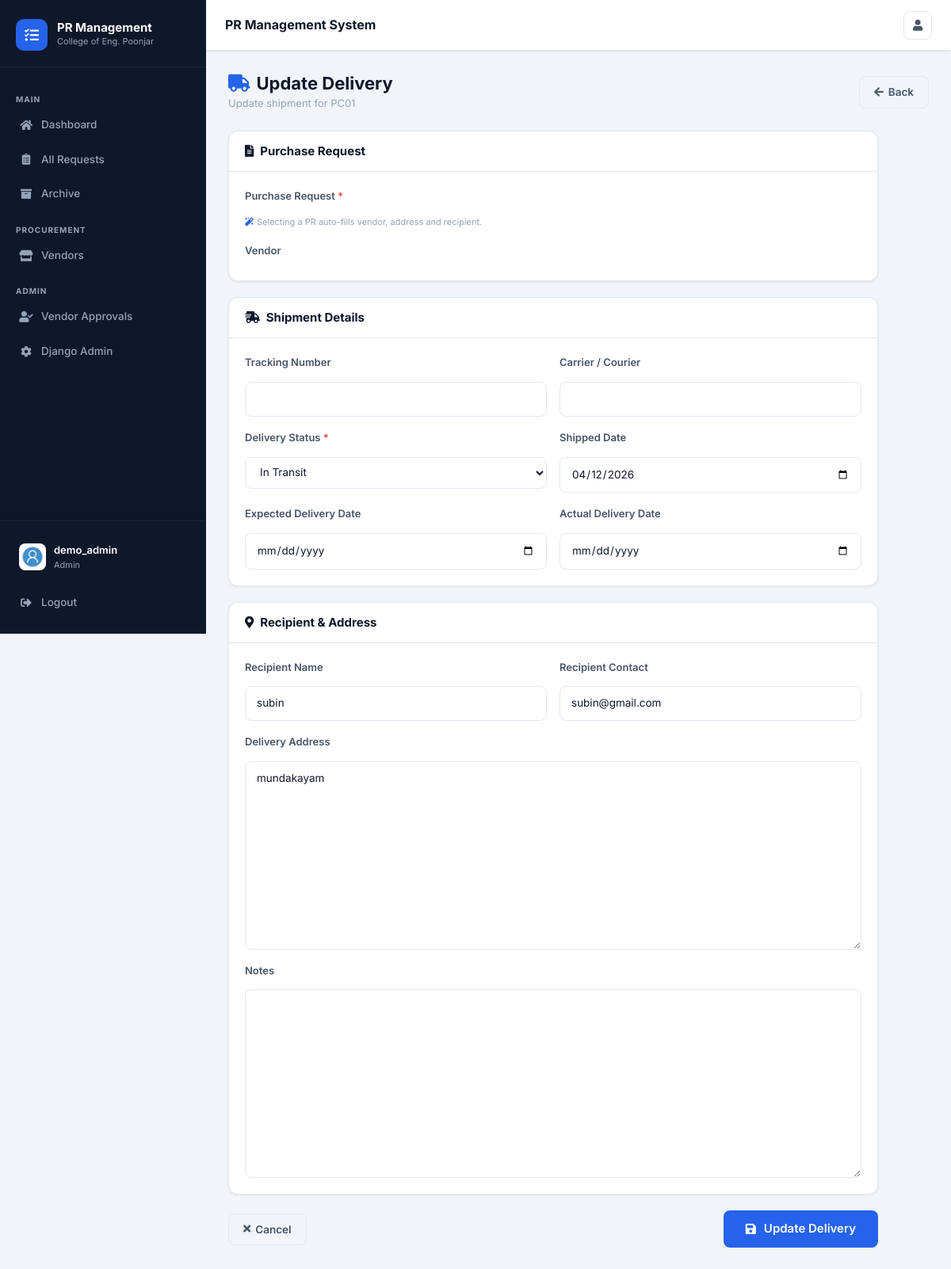
Page /deliveries/1/update/ (signed in) on the committed database.
### users/models.py (models this page shows, shortened)
class Profile(models.Model):
    user = models.OneToOneField(User, on_delete=models.CASCADE)
    image = models.ImageField(default='default.jpg', upload_to='profile_pics')
    role = models.CharField(max_length=20, choices=ROLE_CHOICES, default='requester')
    def is_admin(self):
        return self.role == 'admin'
    def is_buyer(self):
        return self.role == 'buyer'
    def is_requester(self):
        return self.role == 'requester'

### prs/models.py (models this page shows, shortened)
class Delivery(models.Model):
    pr = models.ForeignKey('PR', on_delete=models.CASCADE, related_name='deliveries')
    vendor = models.ForeignKey(Vendor, on_delete=models.SET_NULL, null=True, blank=True)
    tracking_number = models.CharField(max_length=100, blank=True)
    carrier = models.CharField(max_length=100, blank=True, help_text="Shipping carrier name")
    status = models.CharField(max_length=50, choices=delivery_status_choice, default='Not Shipped')
    shipped_date = models.DateField(null=True, blank=True)
    expected_delivery_date = models.DateField(null=True, blank=True)
    actual_delivery_date = models.DateField(null=True, blank=True)
    delivery_address = models.TextField(blank=True)
    recipient_name = models.CharField(max_length=200, blank=True)
    recipient_contact = models.CharField(max_length=100, blank=True)
    notes = models.TextField(blank=True)
    created_by = models.ForeignKey(User, on_delete=models.SET_NULL, null=True)
    created_at = models.DateTimeField(default=timezone.now)
    class Meta:
        ordering = ['-created_at']
        verbose_name_plural = 'Deliveries'

class PR(models.Model):
    pr_number = models.CharField(max_length=100, unique=True)
    item_type = models.CharField(max_length=200, blank=True, help_text="Type of item/service needed")
    items_description = models.TextField(blank=True, help_text="Detailed description of items needed")
    quantity = models.CharField(max_length=100, blank=True, help_text="Quantity needed (e.g., 10 units, 5 boxes)")
    specifications = models.TextField(blank=True, help_text="Technical specifications or requirements")
    estimated_price = models.FloatField(null=True, blank=True, help_text="Vendor's estimated price")
    quotation_notes = models.TextField(blank=True, help_text="Vendor's quotation notes and breakdown")
    quotation_date = models.DateTimeField(null=True, blank=True)
    quotation_submitted_by = models.ForeignKey(User, on_delete=models.SET_NULL, null=True, blank=True, related_name='quotations_submitted')
    total = models.FloatField(max_length=100, default=0.00, help_text="Final approved price")
    price_approved = models.BooleanField(default=False)
    price_approved_by = models.ForeignKey(User, on_delete=models.SET_NULL, null=True, blank=True, related_name='prices_approved')
    price_approved_date = models.DateTimeField(null=True, blank=True)
    status = models.CharField(max_length=100, choices=status_choice, default='Open')
    category = models.CharField(max_length=100, choices=category_choice, default='Choose Category')
    description = models.TextField(blank=True, default='', help_text="Additional notes and comments")
    date_posted = models.DateTimeField(default=timezone.now)
    author = models.ForeignKey(User, on_delete=models.CASCADE) # one user can have many prs
    vendor = models.ForeignKey(Vendor, on_delete=models.SET_NULL, null=True, blank=True, related_name='pr_set')
    vendor_name = models.CharField(max_length=200, blank=True, default='')
    vendor_contact = models.CharField(max_length=100, blank=True, default='')
    payment_status = models.CharField(max_length=50, choices=payment_status_choice, default='Pending')
    payment_date = models.DateField(null=True, blank=True)
    payment_notes = models.TextField(blank=True, default='')
    delivery_status = models.CharField(max_length=50, choices=delivery_status_choice, default='Not Shipped')
    delivery_address = models.TextField(blank=True, default='', help_text="Delivery address provided by requester")
    requester_approved_quotation = models.BooleanField(default=False, help_text="Requester approved the quotation and paid")
    payment_transaction_id = models.CharField(max_length=200, blank=True, default='', help_text="Online payment transaction ID")
    payment_method_used = models.CharField(max_length=100, blank=True, default='', help_text="Payment method used by requester")

### prs/views.py (the view, shortened to what this page needs)
# urls.py: path('deliveries/<int:pk>/update/', DeliveryUpdateView.as_view(), name='delivery-update'),
class DeliveryUpdateView(LoginRequiredMixin, BuyerRequiredMixin, UpdateView):
    model = Delivery
    template_name = 'prs/delivery_form.html'
    fields = ['tracking_number', 'carrier', 'status', 'shipped_date',
              'expected_delivery_date', 'actual_delivery_date',
              'delivery_address', 'recipient_name', 'recipient_contact', 'notes']

### users/mixins.py (called while the page is built)
    def test_func(self):
        if self.request.user.is_authenticated and hasattr(self.request.user, 'profile'):
            return self.request.user.profile.is_buyer() or self.request.user.profile.is_admin()
        return False

### prs/templates/prs/delivery_form.html (shortened to what this page needs)
{% extends "prs/layout.html" %}
{% block content %}
<div class="page-header">
  <div class="page-header-left">
    <h1><i class="fas fa-truck mr-2" style="color:var(--primary)"></i>{% if object %}Update Delivery{% else %}Create Delivery Tracking{% endif %}</h1>
    <p>{% if object %}Update shipment for {{ object.pr.pr_number }}{% else %}Add delivery tracking for a purchase request{% endif %}</p>
  </div>
  <a href="javascript:history.back()" class="btn btn-outline"><i class="fas fa-arrow-left"></i> Back</a>
</div>
<div style="max-width:820px;">
<form method="POST">
<div class="card" style="margin-bottom:20px;">
  <div class="card-header"><h5><i class="fas fa-file-alt mr-2"></i>Purchase Request</h5></div>
  <div class="card-body">
    <div style="display:grid;grid-template-columns:1fr 1fr;gap:16px;">
      <div class="vpe-group" style="grid-column:1/-1;">
        <label>Purchase Request <span class="req">*</span></label>
        <div class="vpe-hint"><i class="fas fa-magic mr-1" style="color:var(--primary)"></i>Selecting a PR auto-fills vendor, address and recipient.</div>
      </div>
      <div class="vpe-group" style="grid-column:1/-1;">
        <label>Vendor</label>
      </div>
    </div>
  </div>
</div>
<div class="card" style="margin-bottom:20px;">
  <div class="card-header"><h5><i class="fas fa-shipping-fast mr-2"></i>Shipment Details</h5></div>
  <div class="card-body">
    <div style="display:grid;grid-template-columns:1fr 1fr;gap:16px;">
      <div class="vpe-group">
        <label>Tracking Number</label>
        {{ form.tracking_number }}
      </div>
      <div class="vpe-group">
        <label>Carrier / Courier</label>
        {{ form.carrier }}
      </div>
      <div class="vpe-group">
        <label>Delivery Status <span class="req">*</span></label>
        {{ form.status }}
      </div>
      <div class="vpe-group">
        <label>Shipped Date</label>
        {{ form.shipped_date }}
      </div>
      <div class="vpe-group">
        <label>Expected Delivery Date</label>
        {{ form.expected_delivery_date }}
      </div>
      <div class="vpe-group">
        <label>Actual Delivery Date</label>
        {{ form.actual_delivery_date }}
      </div>
    </div>
  </div>
</div>
<div class="card" style="margin-bottom:20px;">
  <div class="card-header"><h5><i class="fas fa-map-marker-alt mr-2"></i>Recipient & Address</h5></div>
  <div class="card-body">
    <div style="display:grid;grid-template-columns:1fr 1fr;gap:16px;">
      <div class="vpe-group">
        <label>Recipient Name</label>
        {{ form.recipient_name }}
      </div>
      <div class="vpe-group">
        <label>Recipient Contact</label>
        {{ form.recipient_contact }}
      </div>
      <div class="vpe-group" style="grid-column:1/-1;">
        <label>Delivery Address</label>
        {{ form.delivery_address }}
      </div>
      <div class="vpe-group" style="grid-column:1/-1;">
        <label>Notes</label>
        {{ form.notes }}
      </div>
    </div>
  </div>
</div>
<div style="display:flex;justify-content:space-between;align-items:center;">
  <a href="javascript:history.back()" class="btn btn-outline"><i class="fas fa-times"></i> Cancel</a>
  <button type="submit" class="btn btn-primary" style="padding:12px 28px;font-size:15px;">
    <i class="fas fa-save mr-1"></i> {% if object %}Update{% else %}Save{% endif %} Delivery
  </button>
</div>
</form>
</div>
{% endblock %}

### prs/templates/prs/layout.html (shortened to what this page needs)
{% load static %}
<!DOCTYPE html>
<html lang="en">
<head>
  <link rel="stylesheet" href="https://maxcdn.bootstrapcdn.com/bootstrap/4.0.0/css/bootstrap.min.css">
  <link rel="stylesheet" href="https://cdnjs.cloudflare.com/ajax/libs/font-awesome/5.15.4/css/all.min.css">
  <link rel="stylesheet" href="{% static 'prs/new-design.css' %}">
</head>
<body>
{% if user.is_authenticated %}
<aside class="app-sidebar" id="appSidebar">
  <div class="sidebar-logo">
    <div class="sidebar-logo-icon"><i class="fas fa-tasks"></i></div>
    <div>
      <div class="sidebar-logo-text">PR Management</div>
      <div class="sidebar-logo-sub">College of Eng. Poonjar</div>
    </div>
  </div>
  <nav class="sidebar-nav">
    <div class="sidebar-section-label">Main</div>
    <a href="{% url 'dashboard' %}" class="sidebar-link {% if request.resolver_match.url_name == 'dashboard' %}active{% endif %}">
      <i class="fas fa-home"></i> Dashboard
    </a>
    <a href="{% url 'prs-home' %}" class="sidebar-link {% if request.resolver_match.url_name == 'prs-home' %}active{% endif %}">
      <i class="fas fa-clipboard-list"></i> All Requests
    </a>
    <a href="{% url 'pr-archive' %}" class="sidebar-link {% if request.resolver_match.url_name == 'pr-archive' %}active{% endif %}">
      <i class="fas fa-archive"></i> Archive
    </a>
    {% if user.profile.is_buyer or user.profile.is_admin %}
    <div class="sidebar-section-label">Procurement</div>
    <a href="{% url 'vendor-list' %}" class="sidebar-link {% if request.resolver_match.url_name == 'vendor-list' %}active{% endif %}">
      <i class="fas fa-store"></i> Vendors
    </a>
    {% endif %}
    {% if user.profile.is_admin %}
    <div class="sidebar-section-label">Admin</div>
    <a href="{% url 'vendor-approval-list' %}" class="sidebar-link {% if request.resolver_match.url_name == 'vendor-approval-list' %}active{% endif %}">
      <i class="fas fa-user-check"></i> Vendor Approvals
    </a>
    <a href="{% url 'admin:index' %}" class="sidebar-link">
      <i class="fas fa-cog"></i> Django Admin
    </a>
    {% endif %}
  </nav>
  <div class="sidebar-footer">
    <a href="{% url 'profile' %}" class="sidebar-user" style="text-decoration:none;">
      <img src="{{ user.profile.image.url }}" alt="{{ user.username }}">
      <div>
        <div class="sidebar-user-name">{{ user.username }}</div>
        <div class="sidebar-user-role">
          {% if user.profile.is_admin %}Admin
          {% elif user.profile.is_buyer %}Buyer
          {% elif user.profile.is_vendor %}Vendor
          {% else %}Requester{% endif %}
        </div>
      </div>
    </a>
    <form method="POST" action="{% url 'logout' %}" style="margin-top:8px;">
      <button type="submit" class="sidebar-link w-100" style="background:none;border:none;cursor:pointer;text-align:left;">
        <i class="fas fa-sign-out-alt"></i> Logout
      </button>
    </form>
  </div>
</aside>
<div class="app-main">
  <header class="app-topbar">
    <div class="topbar-title">PR Management System</div>
    <div class="topbar-actions">
      <a href="{% url 'profile' %}" class="topbar-btn" title="Profile">
        <i class="fas fa-user"></i>
      </a>
    </div>
  </header>
  <div class="app-content">
{% endif %}
{% block content %}{% endblock %}
{% if user.is_authenticated %}
  </div>
</div>
{% endif %}
</body>
</html>

### prs/templates/prs/delivery_form.html (style rules this page uses)
.vpe-group { display:flex;flex-direction:column;gap:6px; }
.vpe-group label { font-size:13px;font-weight:600;color:var(--text-secondary); }
.vpe-group input,.vpe-group textarea,.vpe-group select { border-radius:8px;border:1.5px solid var(--card-border);padding:10px 14px;font-size:13.5px;background:var(--card-bg);color:var(--text-primary);width:100%; }
.vpe-group textarea { min-height:80px;resize:vertical; }
.vpe-hint { font-size:11px;color:var(--text-muted); }
.req { color:var(--danger); }

### rows in the picture
Delivery: pr.pr_number "PC01", status "In Transit", shipped_date "04/12/2026", recipient_name "subin", recipient_contact "subin@gmail.com", delivery_address "mundakayam"

### other values in the picture
{{ user.username }} "demo_admin"
